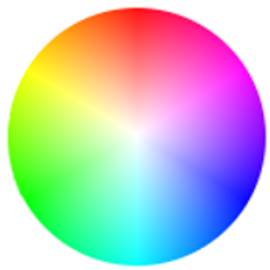
#> input picture examples/color-wheel.png, 270 x 270 px
$ jupyter execute --allow-errors AdvancedLaneLines.ipynb   (shell and % lines are left out)
#> lines starting #> are read from the running program, lines starting #| are printed output that depends on the picture; after the words box and inside, x2 and y2 are one past the last pixel; in counts of white or black regions, pixels touching at a corner belong together
## Advanced Lane Finding Project

The goals / steps of this project are the following:

* Compute the camera calibration matrix and distortion coefficients given a set of chessboard images.
* Apply a distortion correction to raw images.
* Use color transforms, gradients, etc., to create a thresholded binary image.
* Apply a perspective transform to rectify binary image ("birds-eye view").
* Detect lane pixels and fit to find the lane boundary.
* Determine the curvature of the lane and vehicle position with respect to center.
* Warp the detected lane boundaries back onto the original image.
* Output visual display of the lane boundaries and numerical estimation of lane curvature and vehicle position.

---
## First, I'll compute the camera calibration using chessboard images

[cell 1]
import matplotlib.pyplot as plt

from IPython.display import display as display
from IPython.core.pylabtools import figsize, getfigs
import math
import matplotlib.image as mpimg
import matplotlib.transforms as mtransforms
import numpy as np
import cv2
from tqdm import tqdm

def draw_image(img, title):
    """ Draw a single image with a title """
    f = plt.figure()
    plt.title(title)
    plt.imshow(img, cmap='gray')
    display(f)
    plt.close(f)

import matplotlib.pyplot as plt
from mpl_toolkits.axes_grid1 import ImageGrid
import numpy as np

def draw_grid(imgs, title='', img_shape = [100, 100], cols = 2, width = 5):
    rows = math.ceil(len(imgs)/cols)
    fig = plt.figure(figsize=(width, int(0.7*(img_shape[0]*rows)*width/(cols*img_shape[1]))))

    grid = ImageGrid(fig, 111,  # similar to subplot(111)
                     nrows_ncols=(rows, cols),
                     axes_pad=0.1,  # pad between axes in inch.
                     )
    for i in range(len(imgs)):
        grid[i].imshow(imgs[i], cmap='gray')
    fig.subplots_adjust(hspace=0)
    plt.suptitle(title)
    plt.show()

def toRGB(img):
    return cv2.cvtColor(img.astype(np.uint8), cv2.COLOR_BGR2RGB)

[cell 2]
import numpy as np
import cv2
import glob
import matplotlib.pyplot as plt
from tqdm import tqdm

# prepare object points, like (0,0,0), (1,0,0), (2,0,0) ....,(6,5,0)
objp = np.zeros((6*9,3), np.float32)
objp[:,:2] = np.mgrid[0:9,0:6].T.reshape(-1,2)

# Make a list of calibration images
images = glob.glob('./camera_cal/calibration*.jpg')

def read_images(images):
    out_images = []
    for fname in images:
        img = cv2.imread(fname)
        out_images.append(img)
    return out_images

imgs = read_images(images)

class Camera:
    def __init__(self):
        self.cameraMatrix = None
        self.distCoeffs = None
        self.rvecs = None
        self.tvecs = None
        self.objpoints = []
        self.imgpoints = []

    def calibrate(self, imgs, draw = True):
#> called with draw = False
        for img in tqdm(imgs):
            gray = cv2.cvtColor(img,cv2.COLOR_BGR2GRAY)

            # Find the chessboard corners
            ret, corners = cv2.findChessboardCorners(gray, (9,6), None)

            # If found, add object points, image points
            if ret == True:
                self.objpoints.append(objp)
                self.imgpoints.append(corners)

                if draw == True:
                    # Draw and display the corners
                    outimg = cv2.drawChessboardCorners(img, (9,6), corners, ret)
                    draw_image(outimg, "Chessboard Corners")

        retval, self.cameraMatrix, self.distCoeffs, self.rvecs, self.tvecs = cv2.calibrateCamera(self.objpoints, self.imgpoints, gray.shape, None, None)

    def undistort(self, img, draw = True):
        out_img = cv2.undistort(img, self.cameraMatrix, self.distCoeffs, None, self.cameraMatrix)
        if draw == True:
            draw_image(out_img, "Undistorted")
        return out_img

camera = Camera()
#> (the rest of this cell did not finish here and is left out)

#> (a cell that did not finish here is left out)

## And so on and so forth...

[cell 4]
test_images = glob.glob('./test_images/test*.jpg')

test_images_display = []
for img in read_images(test_images):
    test_images_display.append(toRGB(img))
    undistorted = camera.undistort(img, False)
    test_images_display.append(toRGB(undistorted))

#> (the rest of this cell did not finish here and is left out)

[cell 5]
clahe = cv2.createCLAHE(clipLimit=2.0, tileGridSize=(8,8))
def color_crop_img(img):
    """Threshold the image in HSV color space to get yellow lines and
    HLS color space to get white and yellow lines, and return a mask
    of the regions containing those thresholded parts of the image."""
    hsv_image = cv2.cvtColor(img, cv2.COLOR_BGR2HSV)
    yellow_mask = cv2.inRange(hsv_image, np.array([90,100,100]), np.array([100, 255, 255]))
    hls_img = cv2.cvtColor(img, cv2.COLOR_BGR2HLS)
    l = clahe.apply(hls_img[:,:,1])
    l_mask = cv2.threshold(l, 225, 256, cv2.THRESH_BINARY)[1]
    both_mask = yellow_mask | l_mask
    return both_mask

def mask_image(img, mask):
    """Apply a mask to an image"""
    return cv2.bitwise_and(img, img, mask=mask)

def process(img):
    return mask_image(img, color_crop_img(img))


color_wheel = read_images(glob.glob('./examples/color-wheel.png'))
#> in read_images, img is the input picture: shape (270, 270, 3); mean B, G, R 196.8, 196.8, 194.3
#> color_wheel = 1 item
draw_grid([toRGB(color_wheel[0]), process(toRGB(color_wheel[0]))],
         "Color wheel, before and after color thresholding", color_wheel[0].shape[:2], 2, 20)
#> in color_crop_img, `hsv_image = cv2.cvtColor(img, cv2.COLOR_BGR2HSV)`: hsv_image: shape (270, 270, 3); mean H, S, V 66.1, 118, 255
#> in color_crop_img, `yellow_mask = cv2.inRange(hsv_image, np.array([90,100,100]), np.array(..`:
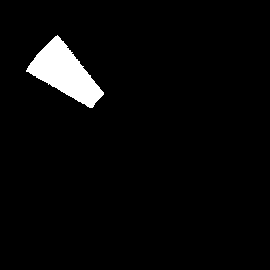
#> yellow_mask: shape (270, 270); 3.6% white; 1 white region, box (x1, y1, x2, y2) and area: (26, 35, 104, 108) 2604
#> in color_crop_img, `hls_img = cv2.cvtColor(img, cv2.COLOR_BGR2HLS)`: hls_img: shape (270, 270, 3); mean of channels 0, 1, 2 66.4, 196.1, 189.1
#> in color_crop_img, `l = clahe.apply(hls_img[:,:,1])`:
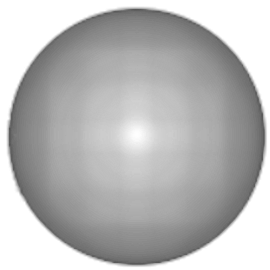
#> l: shape (270, 270); min 89, max 255, mean 184.4
#> in color_crop_img, `l_mask = cv2.threshold(l, 225, 256, cv2.THRESH_BINARY)[1]`:
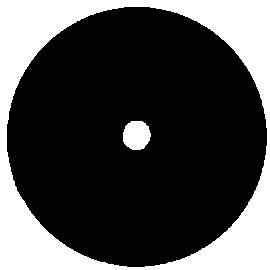
#> l_mask: shape (270, 270); 28.3% white; 2 white regions, box (x1, y1, x2, y2) and area: (0, 0, 270, 270) 19954, (123, 121, 151, 150) 653
#> in color_crop_img, `both_mask = yellow_mask | l_mask`:
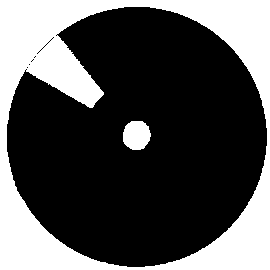
#> both_mask: shape (270, 270); 31.8% white; 2 white regions, box (x1, y1, x2, y2) and area: (0, 0, 270, 270) 22558, (123, 121, 151, 150) 653
#> in mask_image, `return cv2.bitwise_and(img, img, mask=mask)`:
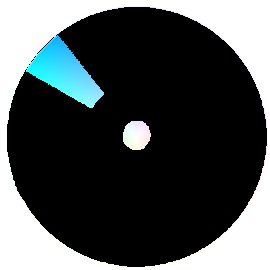
#> returned value: shape (270, 270, 3); mean of channels 0, 1, 2 81, 79.9, 74.5; drawn as B, G, R
#> in draw_grid, `rows = math.ceil(len(imgs)/cols)`: rows = 1
#> (the call stopped at in draw_grid, `fig = plt.figure(figsize=(width, int(0.7*(img_shape[0]*rows)*width/(co..`: IPython is not available in this run)

sample_images = []

for img in tqdm(read_images(test_images)):
    img_undistorted = camera.undistort(toRGB(img), False)
    sample_images.append(img_undistorted)
    sample_images.append(process(img_undistorted))
#> (the rest of this cell did not finish here and is left out)
